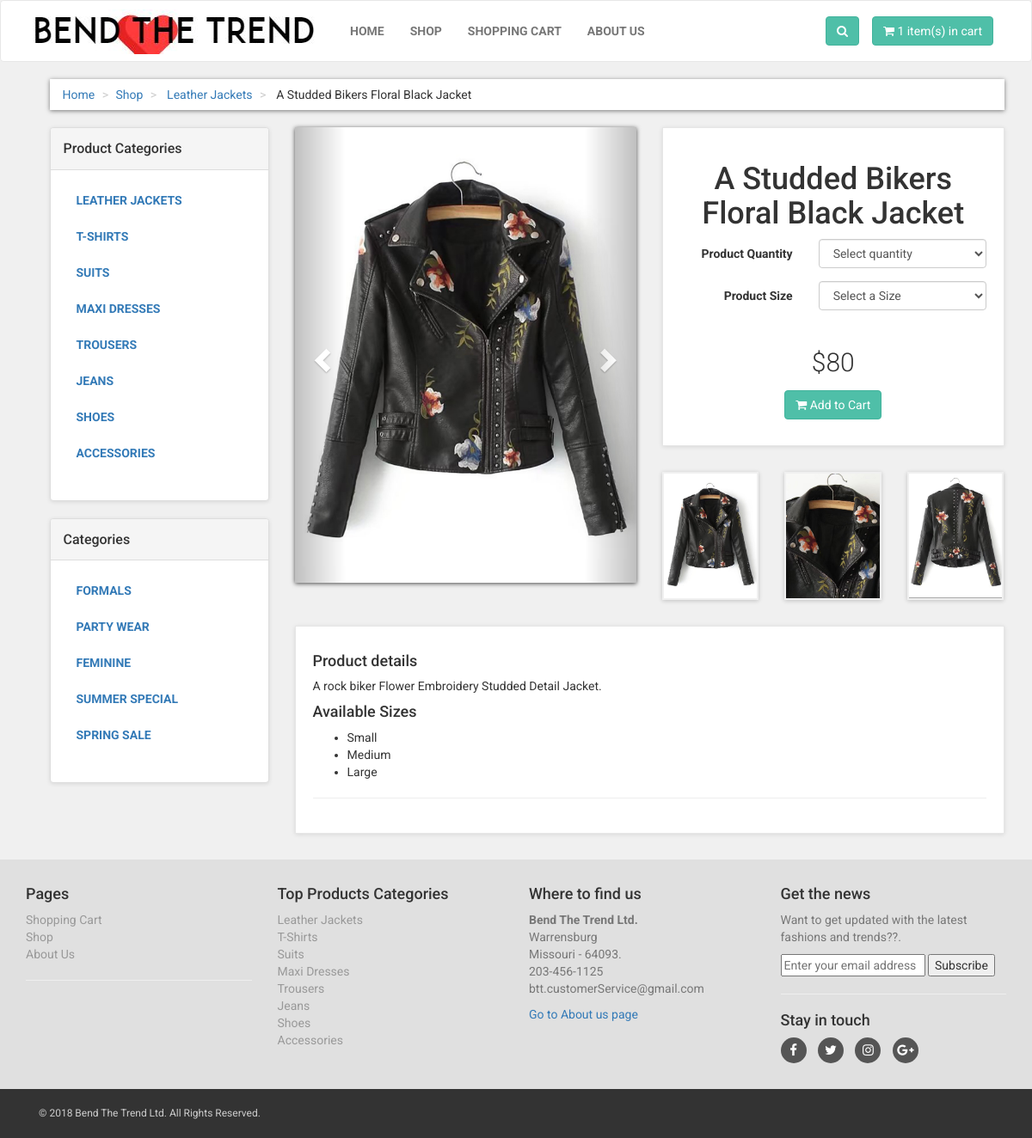
The app's page /Bend_The_Trend/details.php?pro_id=15 with its own data.
### tables this page shows
CREATE TABLE `product_categories` (
  `p_cat_id` int(10) NOT NULL,
  `p_cat_title` text NOT NULL,
  `p_cat_desc` text NOT NULL
);

CREATE TABLE `products` (
  `product_id` int(10) NOT NULL,
  `p_cat_id` int(10) NOT NULL,
  `cat_id` int(10) NOT NULL,
  `date` timestamp NOT NULL DEFAULT CURRENT_TIMESTAMP ON UPDATE CURRENT_TIMESTAMP,
  `product_title` text NOT NULL,
  `product_img1` text NOT NULL,
  `product_img2` text NOT NULL,
  `product_img3` text NOT NULL,
  `product_price` int(10) NOT NULL,
  `product_desc` text NOT NULL,
  `product_keywords` text NOT NULL
);

CREATE TABLE `categories` (
  `cat_id` int(10) NOT NULL,
  `cat_title` text NOT NULL,
  `cat_desc` text NOT NULL
);

### Bend_The_Trend/details.php (the view, shortened to what this page needs)
<?php
	include("includes/DatabaseClass.php");
	$dbObj = new DatabaseClass();
	$con = $dbObj -> connect();
?>
<?php
	if(isset($_GET['pro_id'])){
		$product_id = $_GET['pro_id'];
		$get_product = "select * from products where product_id='$product_id'";
		$run_product = mysqli_query($con,$get_product);
		$row_product = mysqli_fetch_array($run_product);
		$p_cat_id = $row_product['p_cat_id'];
		$pro_title = $row_product['product_title'];
		$pro_price = $row_product['product_price'];
		$pro_desc = $row_product['product_desc'];
		$pro_img1 = $row_product['product_img1'];
		$pro_img2 = $row_product['product_img2'];
		$pro_img3 = $row_product['product_img3'];
		$get_p_cat = "select * from product_categories where p_cat_id='$p_cat_id'";
		$run_p_cat = mysqli_query($con,$get_p_cat);
		$row_p_cat = mysqli_fetch_array($run_p_cat);
		$p_cat_title = $row_p_cat['p_cat_title'];
	}
?>
<!DOCTYPE html>
<html>
<head>
	<link href="styles/bootstrap.min.css" rel="stylesheet">
	<link href="styles/style.css" rel="stylesheet">
	<link href="font-awesome/css/font-awesome.min.css" rel="stylesheet">
</head>
<body>
	<div class="navbar navbar-default" id="navbar">
		<div class="container" >
			<div class="navbar-header">
				<a class="navbar-brand home" href="index.php" >
					<img src="images/logo2.jpeg" alt="btt logo" class="hidden-xs" >
				</a>
			</div>
			<div class="navbar-collapse collapse" id="navigation" >
				<div class="padding-nav" >
					<ul class="nav navbar-nav navbar-left">
						<li><a href="index.php"> Home </a></li>
						<li><a href="shop.php"> Shop </a></li>
						<li><a href="cart.php"> Shopping Cart </a></li>
						<li><a href="about.php"> About Us </a></li>
					</ul>
				</div>
				<a class="btn btn-primary navbar-btn right" href="cart.php">
					<i class="fa fa-shopping-cart"></i>
					<span><?php $dbObj -> totalItems(); ?>  item(s) in cart </span>
				</a>
				<div class="navbar-collapse collapse right">
					<button class="btn navbar-btn btn-primary" type="button" data-toggle="collapse" data-target="#search">
						<i class="fa fa-search"></i>
					</button>
				</div>
			</div>
		</div>
	</div>
	<div id="content" >
		<div class="container" >
			<div class="col-md-12" >
				<ul class="breadcrumb" >
					<li>
						<a href="index.php">Home</a>
					</li>
					<li><a href="shop.php">Shop</a></li>
					<li>
						<a href="shop.php?p_cat=<?php echo $p_cat_id; ?>"> <?php echo @$p_cat_title; ?> </a>
					</li>
					<li> <?php echo @$pro_title; ?> </li>
				</ul>
			</div>
			<div class="col-md-3">
				<?php include("includes/sidebar.php"); ?>
			</div>
			<div class="col-md-9">
				<div class="row" id="productMain">
					<div class="col-sm-6">
						<div id="mainImage">
							<div id="myCarousel" class="carousel slide" data-ride="carousel">
								<ol class="carousel-indicators">
									<li data-target="#myCarousel" data-slide-to="0" class="active"></li>
									<li data-target="#myCarousel" data-slide-to="1"></li>
									<li data-target="#myCarousel" data-slide-to="2"></li>
								</ol>
								<div class="carousel-inner">
									<div class="item active">
										<center>
											<img src="images/product_images/<?php echo $pro_img1; ?>" class="img-responsive">
										</center>
									</div>
								</div>
								<a href="#myCarousel" class="left carousel-control" data-slide="prev">
									<span class="glyphicon glyphicon-chevron-left"> </span>
								</a>
								<a class="right carousel-control" href="#myCarousel" data-slide="next">
									<span class="glyphicon glyphicon-chevron-right"> </span>
								</a>
							</div>
						</div>
					</div>
					<div class="col-sm-6" >
						<div class="box" >
							<h1 class="text-center" > <?php echo @$pro_title; ?> </h1>
							<form action="details.php?add_cart=<?php echo $product_id; ?>" method="post" class="form-horizontal" name="formValidate">
								<div class="form-group">
									<label class="col-md-5 control-label" >Product Quantity </label>
									<div class="col-md-7" >
										<select name="product_qty" class="form-control">
											<option value="">Select quantity</option>
										</select>
									</div>
								</div>
								<div class="form-group" >
									<label class="col-md-5 control-label" >Product Size</label>
									<div class="col-md-7" >
										<select name="product_size" class="form-control" >
											<option value="">Select a Size</option>
										</select>
									</div>
								</div>
								<p class="price" > $<?php echo $pro_price; ?> </p>
								<p class="text-center buttons" >
									<button class="btn btn-primary" type="submit" onclick="return validate();" >
										<i class="fa fa-shopping-cart" ></i> Add to Cart
									</button>
								</p>
							</form>
						</div>
						<div class="row" id="thumbs" >
							<div class="col-xs-4" >
								<a href="#" class="thumb" >
									<img src="images/product_images/<?php echo $pro_img1; ?>" class="img-responsive" >
								</a>
							</div>
							<div class="col-xs-4" >
								<a href="#" class="thumb" >
									<img src="images/product_images/<?php echo $pro_img2; ?>" class="img-responsive" >
								</a>
							</div>
							<div class="col-xs-4" >
								<a href="#" class="thumb" >
									<img src="images/product_images/<?php echo $pro_img3; ?>" class="img-responsive" >
								</a>
							</div>
						</div>
					</div>
				</div>
				<div class="box" id="details">
					<p>
						<h4>Product details</h4>
						<p>
							<?php echo $pro_desc; ?>
						</p>
						<h4> Available Sizes </h4>
						<ul>
							<li>Small</li>
							<li>Medium</li>
							<li>Large</li>
						</ul>
					</p>
					<hr>
				</div>
			</div>
		</div>
	</div>
	<?php
		include("includes/footer.php");
	?>
</body>
</html>

### Bend_The_Trend/includes/DatabaseClass.php (shortened to what this page needs)
<?php
	class DatabaseClass{
		protected static $connection;
		public function connect(){
			if(!isset(self::$connection)){
				include("includes/dbConfig.php");
				self::$connection = new mysqli($host,$username,$password,$dbname);
			}
			return self::$connection;
		}
		public function totalItems(){
			$connection = $this -> connect();
			$get_items = "select * from cart";
			$run_items = mysqli_query($connection,$get_items);
			$count_items = mysqli_num_rows($run_items);
			echo $count_items;
		}
		public function getProductCategories(){
			$connection = $this -> connect();
			$get_p_cats = "select * from product_categories";
			$run_p_cats = mysqli_query($connection,$get_p_cats);
			while($row_p_cats = mysqli_fetch_array($run_p_cats)){
				$p_cat_id = $row_p_cats['p_cat_id'];
				$p_cat_title = $row_p_cats['p_cat_title'];
				echo "<li><a href='shop.php?p_cat=$p_cat_id'> $p_cat_title </a></li>";
			}
		}
		public function getCategories(){
			$connection = $this -> connect();
			$get_cats = "select * from categories";
			$run_cats = mysqli_query($connection,$get_cats);
			while($row_cats = mysqli_fetch_array($run_cats)){
				$cat_id = $row_cats['cat_id'];
				$cat_title = $row_cats['cat_title'];
				echo "<li><a href='shop.php?cat=$cat_id'>$cat_title</a></li>";
			}
		}
	}
?>

### Bend_The_Trend/includes/footer.php (shortened to what this page needs)
<?php
	$dbObj = new DatabaseClass();
	$con = $dbObj->connect();
?>
<div id="footer">
    <div class="container">
        <div class="row" >
            <div class="col-md-3 col-sm-6" >
                <h4>Pages</h4>
                <ul>
                    <li><a href="cart.php">Shopping Cart</a></li>
                    <li><a href="shop.php">Shop</a></li>
					<li><a href="about.php">About Us</a></li>
                </ul>
                <hr>
            </div>
            <div class="col-md-3 col-sm-6">
                <h4> Top Products Categories </h4>
                <ul>
                    <?php
						$get_p_cats = "select * from product_categories";
						$run_p_cats = mysqli_query($con,$get_p_cats);
						while($row_p_cats = mysqli_fetch_array($run_p_cats)){
							$p_cat_id = $row_p_cats['p_cat_id'];
							$p_cat_title = $row_p_cats['p_cat_title'];
							echo "<li> <a href='shop.php?p_cat=$p_cat_id'> $p_cat_title </a> </li>";
						}
                    ?>
                </ul>
            </div>
            <div class="col-md-3 col-sm-6">
                <h4>Where to find us</h4>
                <p class="text-muted">
                    <strong>Bend The Trend Ltd.</strong>
                    <br>Warrensburg
                    <br>Missouri - 64093.
                    <br>203-456-1125
                    <br>btt.customerService@gmail.com
                 </p>
                <a href="about.php">Go to About us page</a>
            </div>
            <div class="col-md-3 col-sm-6">
                <h4>Get the news</h4>
                <p class="text-muted">Want to get updated with the latest fashions and trends??.</p>
					<form action="subscribe.php" method="post">
						<input type="email" name="email" id="email" required placeholder="Enter your email address ">
						<input value="Subscribe" type="submit">
					</form>
                <hr>
                <h4> Stay in touch </h4>
                <p class="social">
                    <a href="https://www.facebook.com"><i class="fa fa-facebook"></i></a>
                    <a href="https://twitter.com"><i class="fa fa-twitter"></i></a>
                    <a href="https://www.instagram.com"><i class="fa fa-instagram"></i></a>
                    <a href="https://plus.google.com"><i class="fa fa-google-plus"></i></a>
				</p>
            </div>
        </div>
    </div>
</div>
<div id="copyright">
    <div class="container" >
        <div class="col-md-6" >
            <p class="pull-left"> &copy; 2018 Bend The Trend Ltd. All Rights Reserved.</p>
        </div>
    </div>
</div>

### Bend_The_Trend/styles/style.css (style rules this page uses)
body { font-family: "Roboto", Helvetica, Arial, sans-serif; font-size: 14px; line-height: 1.42857143; color: #333333; background-color: #f0f0f0; overflow-x: hidden; }
.navbar { background:white; }
.navbar-collapse .right { float:right; }
.navbar-brand { float:left; padding: 10px 15px; font-size:18px; line-height:20px; height:70px; }
.navbar ul.nav > li > a { text-transform:uppercase; font-weight:bold; font-size:14px; }
.padding-nav { padding-top:10px; }
.btn-primary { color:rgb(255, 255, 255); background-color:rgb(79, 191, 168); border-color:rgb(65, 179, 156); }
.box { background: #fff; margin: 0 0 30px; border: solid 1px #e6e6e6; box-sizing: border-box; padding:20px; box-shadow: 0 1px 5px rgba(0, 0, 0, 0.1); }
#content { padding-left:25px; }
.breadcrumb { padding: 8px 15px; margin-bottom:20px; background-color: #ffffff; border-radius: 0; box-shadow: 0 1px 5px rgba(0, 0, 0, 0.5); }
.breadcrumb > li + li:before { content: ">\00a0"; color:#cccccc; }
#content .panel.sidebar-menu ul.nav.category-menu li a { text-transform: uppercase; font-weight: bold; }
#content #productMain { margin-bottom: 30px; }
#content #productMain .price { font-size: 30px; font-weight: 300; text-align: center; margin-top: 40px; }
#content #mainImage { box-shadow: 0 1px 5px rgba(0, 0, 0, 0.7); }
#content #thumbs a { display: block; box-shadow: 0 1px 5px rgba(0, 0, 0, 0.2); border : solid 2px transparent; }
#footer { background: #e0e0e0; padding: 20px 0; }
#footer ul { padding-left: 0; list-style: none; }
#footer ul a { color:#999999; padding: 20px 0; }
#footer .social { text-align: left; }
#footer .social a { margin: 0 10px 0 0; color: #fff; display: inline-block; width: 30px; height: 30px; border-radius: 15px; line-height: 30px; font-size: 15px; text-align: center; transition: all 0.2s ease-out; vertical-align: bottom; background-color:#555555; }
#copyright { background:#333; color:#ccc; padding:20px 0; font-size:12px; }
#copyright p { margin: 0; }

### records on screen
product_categories: p_cat_title "Leather Jackets", p_cat_title "LEATHER JACKETS"
products: product_title "A Studded Bikers Floral Black Jacket", product_img1 (picture), product_price "80", product_img2 (picture), product_img3 (picture), product_desc "A rock biker Flower Embroidery Studded Detail Jacket."
product_categories: p_cat_title "T-SHIRTS", p_cat_title "T-Shirts"
product_categories: p_cat_title "SUITS", p_cat_title "Suits"
product_categories: p_cat_title "MAXI DRESSES", p_cat_title "Maxi Dresses"
product_categories: p_cat_title "TROUSERS", p_cat_title "Trousers"
product_categories: p_cat_title "JEANS", p_cat_title "Jeans"
product_categories: p_cat_title "SHOES", p_cat_title "Shoes"
product_categories: p_cat_title "ACCESSORIES", p_cat_title "Accessories"
categories: cat_title "FORMALS"
categories: cat_title "PARTY WEAR"
categories: cat_title "FEMININE"
categories: cat_title "SUMMER SPECIAL"
categories: cat_title "SPRING SALE"

### other values on screen
$count_items "1"
